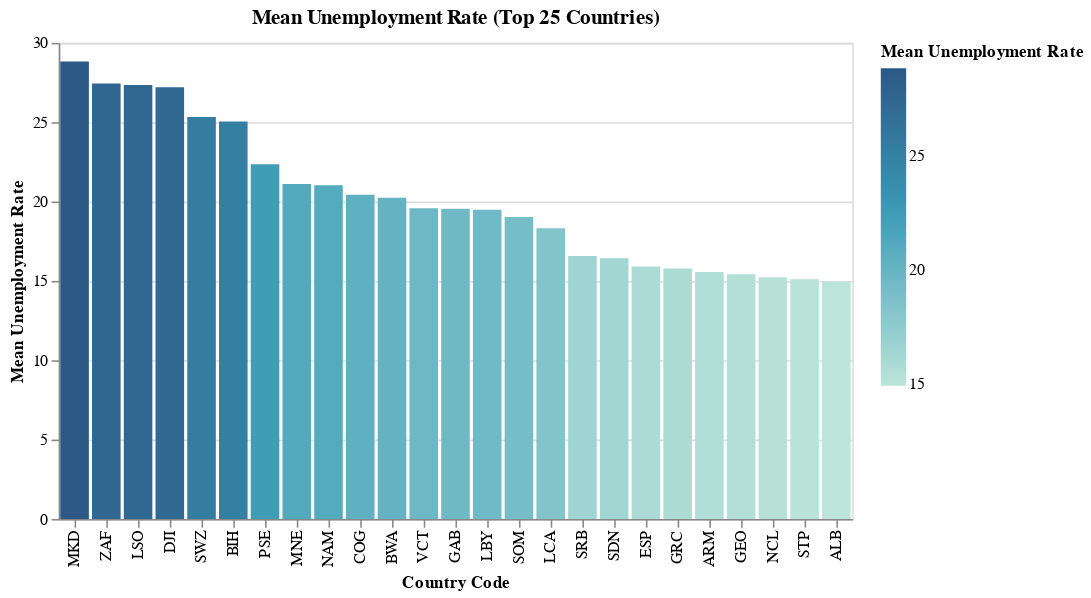

The cell this chart's notebook holds for it:
### Markdown cell above
Our next task is to calculate the mean unemployment rate for each country and plot a bar chart for 25 countries with the highest unemployment rate. The chart also includes a tooltip.

### Code cell
mean_rates = source.groupby(['Country Name','Country Code'],as_index=False)['Unemployment Rate'].mean()
mean_rates = mean_rates.sort_values(by=['Unemployment Rate'],ascending=False)
mean_rates = mean_rates.rename(columns={"Unemployment Rate": "Mean Unemployment Rate"})

top_25 = mean_rates.head(25)

bars = alt.Chart(top_25).mark_bar().encode(
    x = alt.X(field='Country Code', sort=alt.EncodingSortField(field='Mean Unemployment Rate', op='values')),
    y='Mean Unemployment Rate',
    tooltip=['Country Name', 'Country Code', 'Mean Unemployment Rate'],
    color=alt.Color('Mean Unemployment Rate', scale=alt.Scale(scheme='tealblues'))
    ).properties(
         title='Mean Unemployment Rate (Top 25 Countries)'
         )

bars

### Figure 1 — Vega-Lite specification as saved in the notebook (floating-point values rounded to 4 significant figures)
{"config": {"view": {"continuousWidth": 400, "continuousHeight": 300}}, "data": {"name": "data-98ac561df62f1640c4b75d1b3e326513"}, "mark": "bar", "encoding": {"color": {"field": "Mean Unemployment Rate", "scale": {"scheme": "tealblues"}, "type": "quantitative"}, "tooltip": [{"field": "Country Name", "type": "nominal"}, {"field": "Country Code", "type": "nominal"}, {"field": "Mean Unemployment Rate", "type": "quantitative"}], "x": {"field": "Country Code", "sort": {"field": "Mean Unemployment Rate", "op": "values"}}, "y": {"field": "Mean Unemployment Rate", "type": "quantitative"}}, "title": "Mean Unemployment Rate (Top 25 Countries)", "$schema": "https://vega.github.io/schema/vega-lite/v4.17.0.json", "datasets": {"data-98ac561df62f1640c4b75d1b3e326513": [{"Country Name": "North Macedonia", "Country Code": "MKD", "Mean Unemployment Rate": 28.83}, {"Country Name": "South Africa", "Country Code": "ZAF", "Mean Unemployment Rate": 27.43}, {"Country Name": "Lesotho", "Country Code": "LSO", "Mean Unemployment Rate": 27.34}, {"Country Name": "Djibouti", "Country Code": "DJI", "Mean Unemployment Rate": 27.2}, {"Country Name": "Eswatini", "Country Code": "SWZ", "Mean Unemployment Rate": 25.33}, {"Country Name": "Bosnia and Herzegovina", "Country Code": "BIH", "Mean Unemployment Rate": 25.05}, {"Country Name": "West Bank and Gaza", "Country Code": "PSE", "Mean Unemployment Rate": 22.36}, {"Country Name": "Montenegro", "Country Code": "MNE", "Mean Unemployment Rate": 21.11}, {"Country Name": "Namibia", "Country Code": "NAM", "Mean Unemployment Rate": 21.03}, {"Country Name": "Congo, Rep.", "Country Code": "COG", "Mean Unemployment Rate": 20.42}, {"Country Name": "Botswana", "Country Code": "BWA", "Mean Unemployment Rate": 20.24}, {"Country Name": "St. Vincent and the Grenadines", "Country Code": "VCT", "Mean Unemployment Rate": 19.58}, {"Country Name": "Gabon", "Country Code": "GAB", "Mean Unemployment Rate": 19.54}, {"Country Name": "Libya", "Country Code": "LBY", "Mean Unemployment Rate": 19.48}, {"Country Name": "Somalia", "Country Code": "SOM", "Mean Unemployment Rate": 19.03}, {"Country Name": "St. Lucia", "Country Code": "LCA", "Mean Unemployment Rate": 18.32}, {"Country Name": "Serbia", "Country Code": "SRB", "Mean Unemployment Rate": 16.56}, {"Country Name": "Sudan", "Country Code": "SDN", "Mean Unemployment Rate": 16.43}, {"Country Name": "Spain", "Country Code": "ESP", "Mean Unemployment Rate": 15.9}, {"Country Name": "Greece", "Country Code": "GRC", "Mean Unemployment Rate": 15.79}, {"Country Name": "Armenia", "Country Code": "ARM", "Mean Unemployment Rate": 15.56}, {"Country Name": "Georgia", "Country Code": "GEO", "Mean Unemployment Rate": 15.42}, {"Country Name": "New Caledonia", "Country Code": "NCL", "Mean Unemployment Rate": 15.22}, {"Country Name": "Sao Tome and Principe", "Country Code": "STP", "Mean Unemployment Rate": 15.11}, {"Country Name": "Albania", "Country Code": "ALB", "Mean Unemployment Rate": 14.96}]}}
